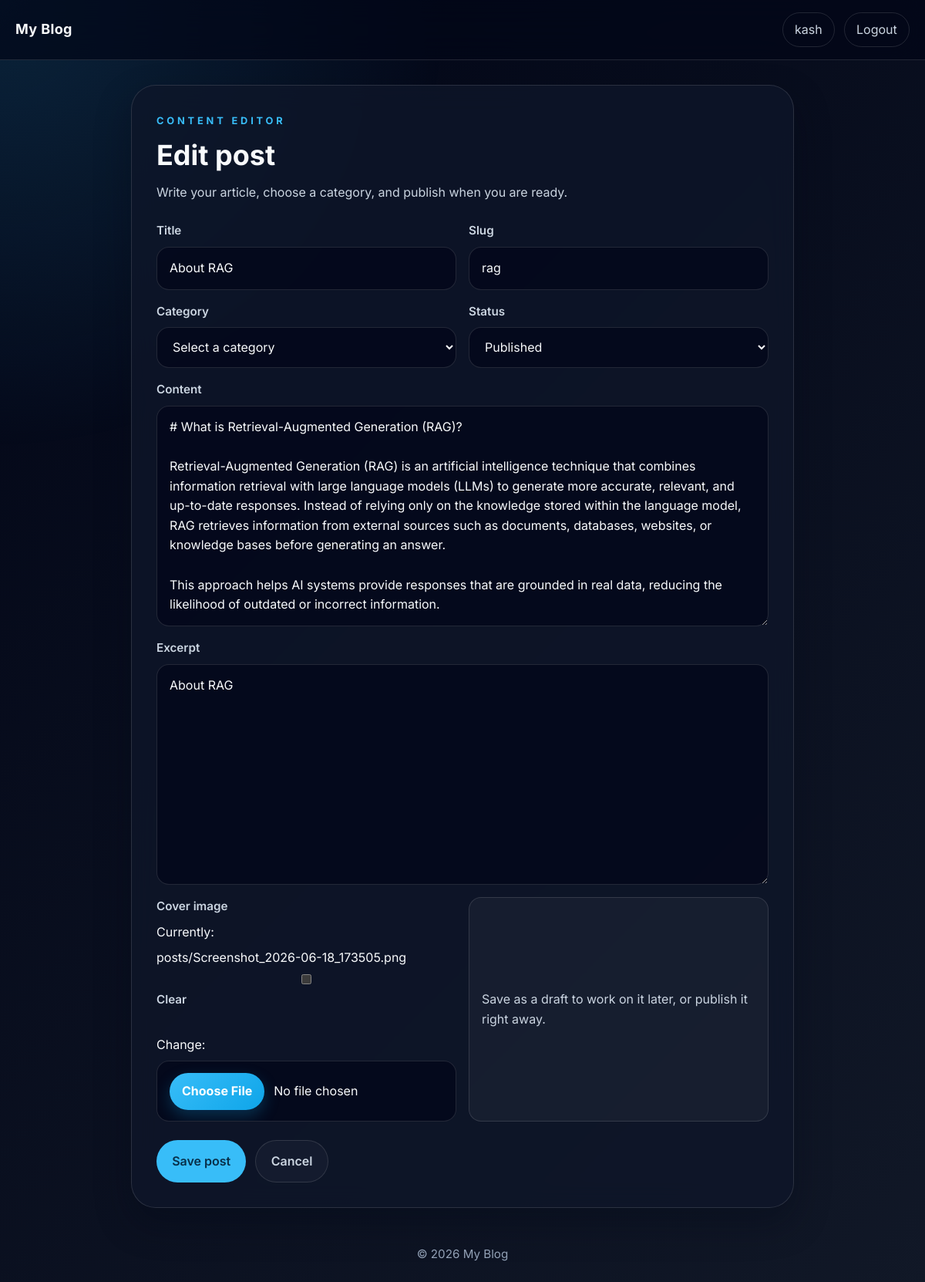
/dashboard/3/edit/ (signed in), run on an earlier commit of the app's database.
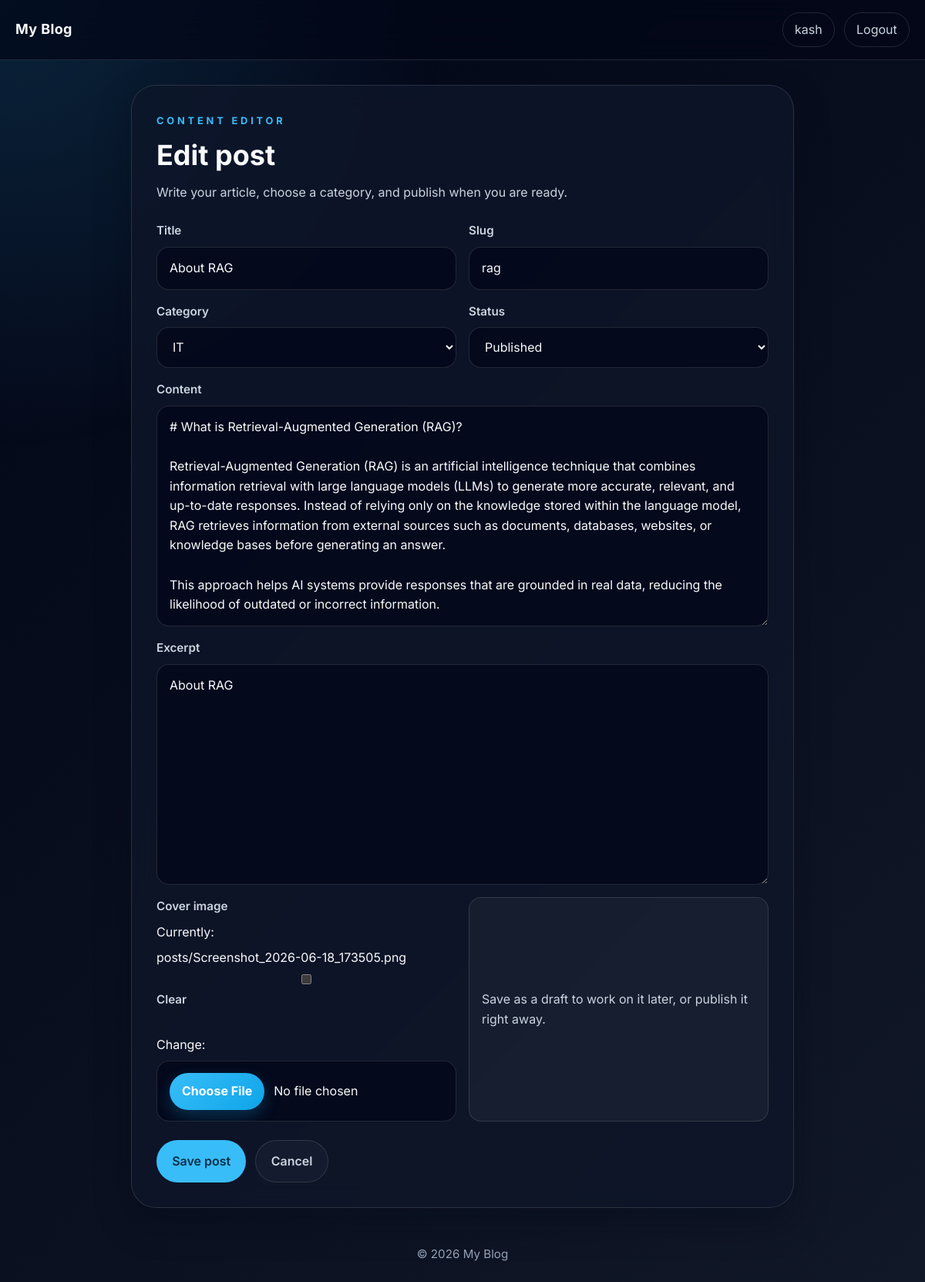
And on a later commit of the database.
### blog/models.py (models this page shows, shortened)
class Post(models.Model):
    title = models.CharField(max_length=200)
    slug = models.SlugField(unique=True)
    author = models.ForeignKey(User, on_delete=models.CASCADE)
    category = models.ForeignKey(Category, on_delete=models.SET_NULL, null=True, blank=True, related_name="posts")
    tags = models.ManyToManyField(Tag, blank=True, related_name="posts")
    content = models.TextField()
    excerpt = models.CharField(max_length=300, blank=True)
    cover_image = models.ImageField(upload_to="posts/", blank=True, null=True)
    published = models.BooleanField(default=False)
    created_at = models.DateTimeField(auto_now_add=True)
    updated_at = models.DateTimeField(auto_now=True)
    class Meta:
        ordering = ["-created_at"]

### blog/views.py (the view, shortened to what this page needs)
# urls.py: path("dashboard/<int:pk>/edit/", views.PostUpdateView.as_view(), name="post_edit"),
@method_decorator([staff_member_required, login_required], name="dispatch")
class PostUpdateView(UpdateView):
    model = Post
    form_class = PostForm
    template_name = "blog/post_form.html"
    success_url = reverse_lazy("blog:dashboard")

### blog/models.py (called while the page is built)
    def __str__(self):
        return self.name

### templates/blog/post_form.html (shortened to what this page needs)
{% extends "base.html" %}
{% block content %}
<div class="editor-card">
  <div class="editor-header">
    <p class="hero-kicker">Content editor</p>
    <h1 class="hero-title">{% if form.instance.pk %}Edit post{% else %}Create a new post{% endif %}</h1>
    <p class="hero-copy">Write your article, choose a category, and publish when you are ready.</p>
  </div>
  <form method="post" enctype="multipart/form-data" class="editor-form">
    <div class="editor-grid">
      <div class="editor-field">
        <label for="id_title">Title</label>
        {{ form.title }}
      </div>
      <div class="editor-field">
        <label for="id_slug">Slug</label>
        {{ form.slug }}
      </div>
    </div>
    <div class="editor-grid">
      <div class="editor-field">
        <label for="id_category">Category</label>
        {{ form.category }}
      </div>
      <div class="editor-field">
        <label for="id_status">Status</label>
        {{ form.status }}
      </div>
    </div>
    <div class="editor-field">
      <label for="id_content">Content</label>
      {{ form.content }}
    </div>
    <div class="editor-field">
      <label for="id_excerpt">Excerpt</label>
      {{ form.excerpt }}
    </div>
    <div class="editor-grid">
      <div class="editor-field">
        <label for="id_cover_image">Cover image</label>
        {{ form.cover_image }}
      </div>
      <div class="editor-field">
        <div class="editor-note">
          <span>Save as a draft to work on it later, or publish it right away.</span>
        </div>
      </div>
    </div>
    <div class="editor-actions">
      <button type="submit" class="btn-primary">Save post</button>
      <a href="{% url 'blog:dashboard' %}" class="btn-secondary">Cancel</a>
    </div>
  </form>
</div>
{% endblock %}

What changed in the data, as far as the page shows it:
changed Post "About RAG": category "Select a category" → "IT"
